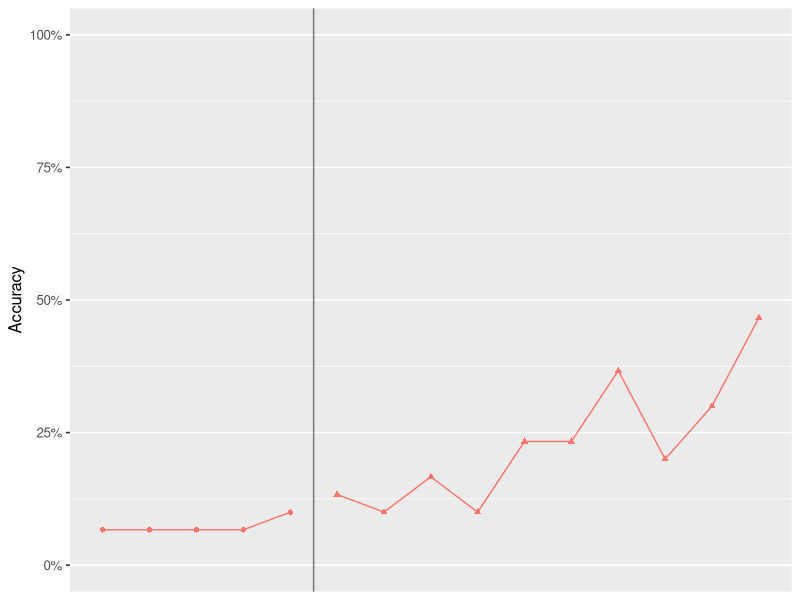
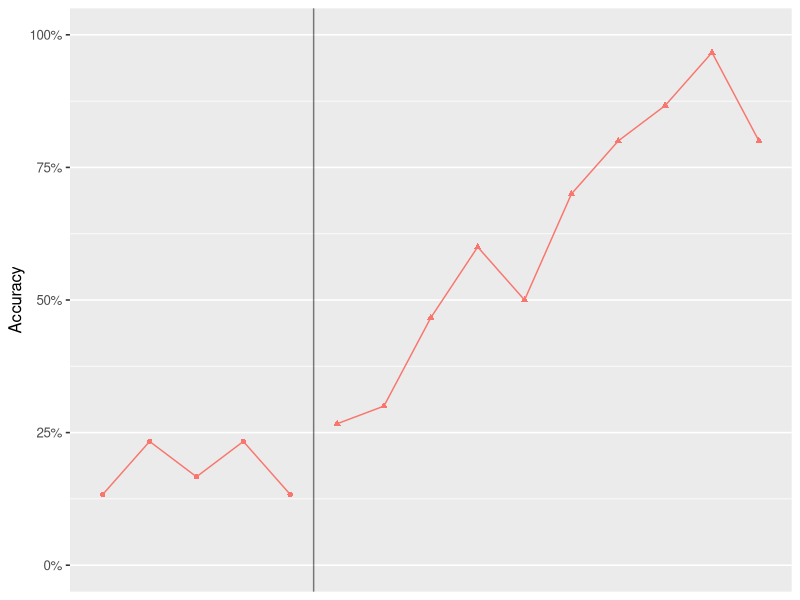
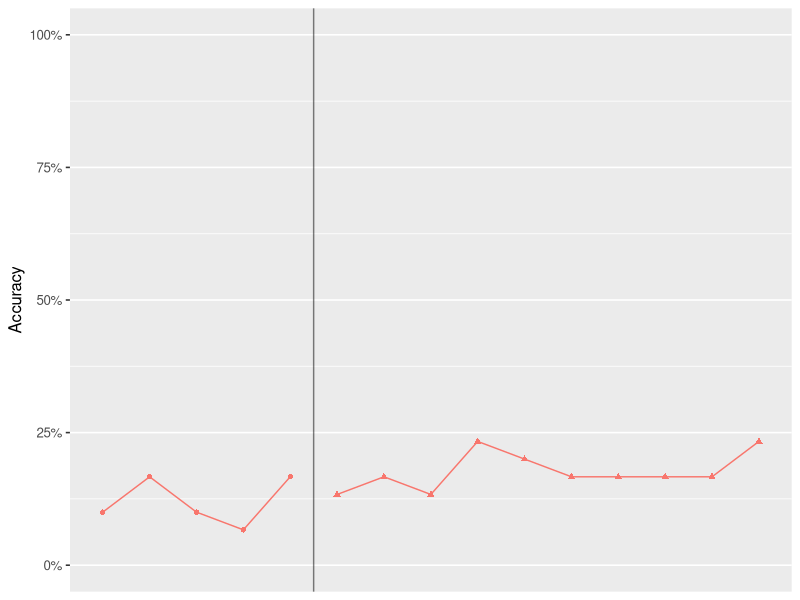
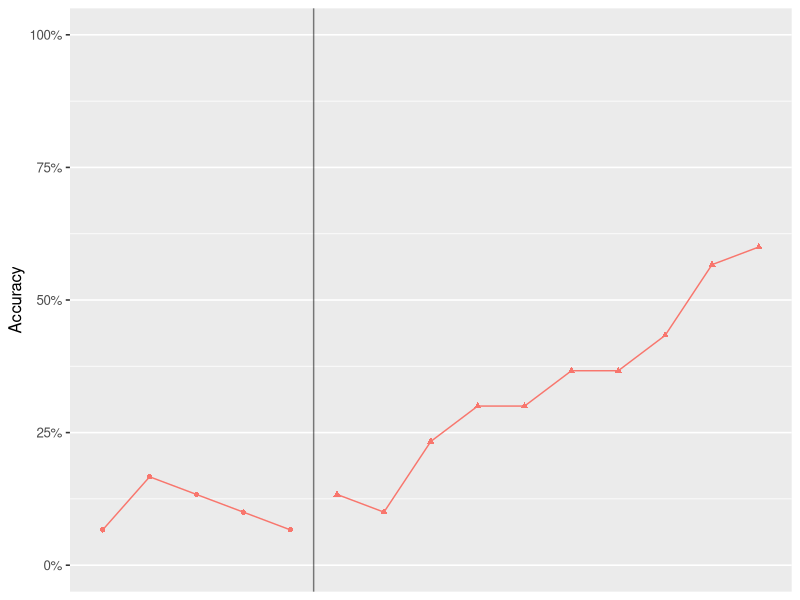
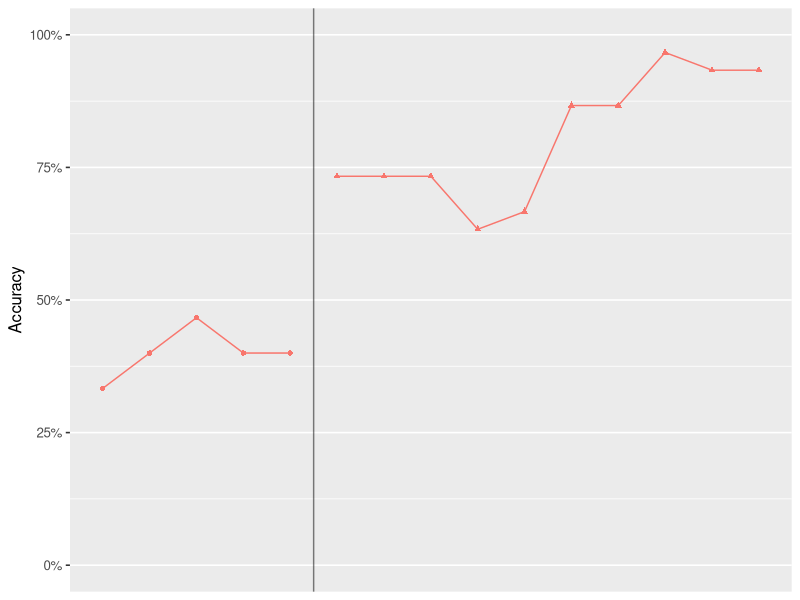
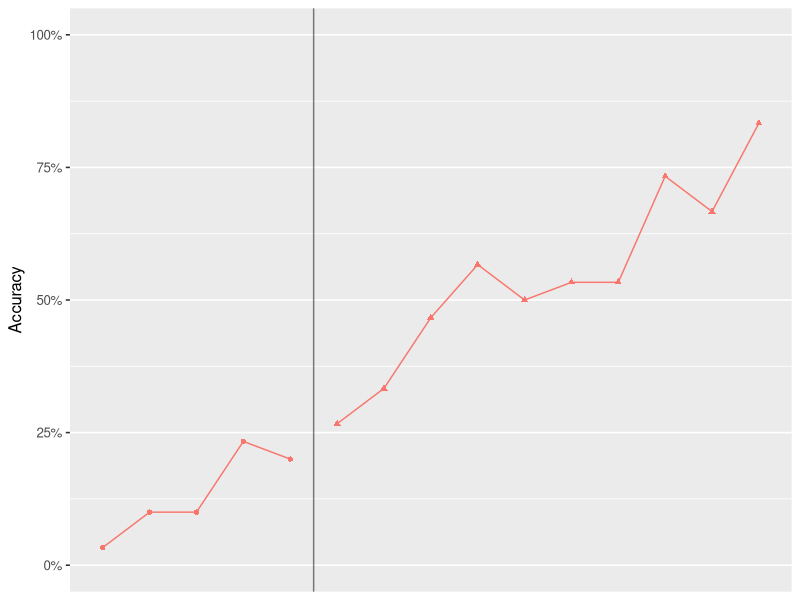

Here is the R script that generated these plots, in order:

library(readr)
library(here)
library(dplyr)
library(ggplot2)

# creates 100vh div
longdiv <- function(...){
  div(
    ...,
    class = "container",
    style = "height:100vh;"
  )
}

months <- c("SMD", "NAP", "Tau-U", "PMG", "GLMM", "BMEM")
months.full <- c("Standardized Mean Difference",
                 "Non Overlap of All Pairs", 
                 "Tau-U",
                 "Proportion of Potential Maximal Gain",
                 "Generalized Linear mixed effects models",
                 "Bayesian mixed effects models")


es_all <- read_csv(here('data', "shiny_es.csv"))
df <- read_csv(here('data', 'shiny_data.csv'))  %>%
  mutate(sub_id = as.factor(sub_id),
         phase = as.factor(phase),
         new_id = rep(1:6, each = 15))

ids = seq(1:6)

####### Build list of data ######


p1 <- df %>%
    filter(new_id == 1) %>%
    ggplot(aes(x = session, y = mean_correct, shape = phase, color = sub_id), ) +
    geom_point() +
    geom_line() + 
    geom_vline(aes(xintercept = 5.5), alpha = .5) +
    scale_y_continuous(limits = c(0,1), labels = scales::percent) +
    scale_x_continuous(labels = NULL, breaks = NULL) +
    theme_grey(base_size = 12) +
    theme(legend.position = 'none') +
    ylab('Accuracy') +
    xlab(NULL)

p1

p2 <- df %>%
  filter(new_id == 2) %>%
  ggplot(aes(x = session, y = mean_correct, shape = phase, color = sub_id)) +
  geom_point() +
  geom_line() + 
  geom_vline(aes(xintercept = 5.5), alpha = .5) +
  scale_y_continuous(limits = c(0,1), labels = scales::percent) +
  scale_x_continuous(labels = NULL, breaks = NULL) +
  theme_grey(base_size = 12) +
  theme(legend.position = 'none') +
  ylab('Accuracy') +
  xlab(NULL)

p2

p3 <- df %>%
  filter(new_id == 3) %>%
  ggplot(aes(x = session, y = mean_correct, shape = phase, color = sub_id)) +
  geom_point() +
  geom_line() + 
  geom_vline(aes(xintercept = 5.5), alpha = .5) +
  scale_y_continuous(limits = c(0,1), labels = scales::percent) +
  scale_x_continuous(labels = NULL, breaks = NULL) +
  theme_grey(base_size = 12) +
  theme(legend.position = 'none') +
  ylab('Accuracy') +
  xlab(NULL)

p3

p4 <- df %>%
  filter(new_id == 4) %>%
  ggplot(aes(x = session, y = mean_correct, shape = phase, color = sub_id)) +
  geom_point() +
  geom_line() + 
  geom_vline(aes(xintercept = 5.5), alpha = .5) +
  scale_y_continuous(limits = c(0,1), labels = scales::percent) +
  scale_x_continuous(labels = NULL, breaks = NULL) +
  theme_grey(base_size = 12) +
  theme(legend.position = 'none') +
  ylab('Accuracy') +
  xlab(NULL)

p4

p5 <- df %>%
  filter(new_id == 5) %>%
  ggplot(aes(x = session, y = mean_correct, shape = phase, color = sub_id)) +
  geom_point() +
  geom_line() + 
  geom_vline(aes(xintercept = 5.5), alpha = .5) +
  scale_y_continuous(limits = c(0,1), labels = scales::percent) +
  scale_x_continuous(labels = NULL, breaks = NULL) +
  theme_grey(base_size = 12) +
  theme(legend.position = 'none') +
  ylab('Accuracy') +
  xlab(NULL)

p5

p6 <- df %>%
  filter(new_id == 6) %>%
  ggplot(aes(x = session, y = mean_correct, shape = phase, color = sub_id)) +
  geom_point() +
  geom_line() + 
  geom_vline(aes(xintercept = 5.5), alpha = .5) +
  scale_y_continuous(limits = c(0,1), labels = scales::percent) +
  scale_x_continuous(labels = NULL, breaks = NULL) +
  theme_grey(base_size = 12) +
  theme(legend.position = 'none') +
  ylab('Accuracy') +
  xlab(NULL)

p6
  


render_month <- function(wp, cl = "dark"){
  tagList(
    h1(months[wp], class = paste(cl, "big")),
    render_count(wp)
  )
}


render_count <- function(wp, cl = "dark"){
  p(
    months[wp], "Twitter users have tweeted about #tidytuesday.",
    class = cl
  )
}


